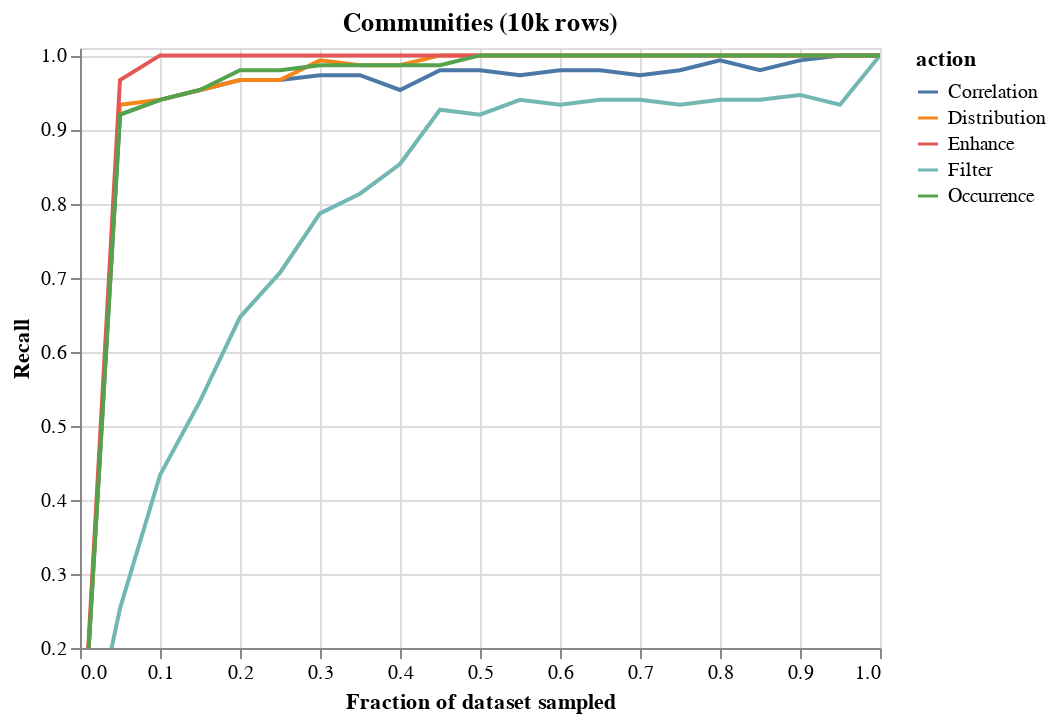

Notebook code cell kept with this figure:
### Code cell
import altair as alt
# df=pd.read_csv(f"result/sampling_error_communities.csv")
df = trial_df 
df = df.groupby(["nfrac","action"]).mean().reset_index()
alt.Chart(df,title="Communities (10k rows)").mark_line().encode(
    x = alt.X("nfrac",title="Fraction of dataset sampled"),#scale=alt.Scale(type="log")),
    y = alt.Y("Recall",scale=alt.Scale(domain=(0.20,1.01))),
    color = "action"
).interactive()

### Figure 1 — Vega-Lite specification as saved in the notebook (floating-point values rounded to 4 significant figures)
{"config": {"view": {"continuousWidth": 400, "continuousHeight": 300}}, "data": {"name": "data-c594cf6c00fb2260690ac0f356e80752"}, "mark": "line", "encoding": {"color": {"type": "nominal", "field": "action"}, "x": {"type": "quantitative", "field": "nfrac", "title": "Fraction of dataset sampled"}, "y": {"type": "quantitative", "field": "Recall", "scale": {"domain": [0.2, 1.01]}}}, "selection": {"selector032": {"type": "interval", "bind": "scales", "encodings": ["x", "y"]}}, "title": "Communities (10k rows)", "$schema": "https://vega.github.io/schema/vega-lite/v4.8.1.json", "datasets": {"data-c594cf6c00fb2260690ac0f356e80752": [{"nfrac": 0.0, "action": "Correlation", "Precision": 0.0, "Recall": 0.0, "FScore": 0.0}, {"nfrac": 0.0, "action": "Distribution", "Precision": 0.0, "Recall": 0.0, "FScore": 0.0}, {"nfrac": 0.0, "action": "Enhance", "Precision": 0.0, "Recall": 0.0, "FScore": 0.0}, {"nfrac": 0.0, "action": "Filter", "Precision": 0.0, "Recall": 0.0, "FScore": 0.0}, {"nfrac": 0.0, "action": "Occurrence", "Precision": 0.0, "Recall": 0.0, "FScore": 0.0}, {"nfrac": 0.05, "action": "Correlation", "Precision": 1.0, "Recall": 0.92, "FScore": 0.9579}, {"nfrac": 0.05, "action": "Distribution", "Precision": 1.0, "Recall": 0.9333, "FScore": 0.9643}, {"nfrac": 0.05, "action": "Enhance", "Precision": 1.0, "Recall": 0.9667, "FScore": 0.9828}, {"nfrac": 0.05, "action": "Filter", "Precision": 1.0, "Recall": 0.2533, "FScore": 0.3972}, {"nfrac": 0.05, "action": "Occurrence", "Precision": 1.0, "Recall": 0.92, "FScore": 0.9581}, {"nfrac": 0.1, "action": "Correlation", "Precision": 1.0, "Recall": 0.94, "FScore": 0.9687}, {"nfrac": 0.1, "action": "Distribution", "Precision": 1.0, "Recall": 0.94, "FScore": 0.9682}, {"nfrac": 0.1, "action": "Enhance", "Precision": 1.0, "Recall": 1.0, "FScore": 1.0}, {"nfrac": 0.1, "action": "Filter", "Precision": 1.0, "Recall": 0.4333, "FScore": 0.6027}, {"nfrac": 0.1, "action": "Occurrence", "Precision": 1.0, "Recall": 0.94, "FScore": 0.969}, {"nfrac": 0.15, "action": "Correlation", "Precision": 1.0, "Recall": 0.9533, "FScore": 0.9759}, {"nfrac": 0.15, "action": "Distribution", "Precision": 1.0, "Recall": 0.9533, "FScore": 0.9756}, {"nfrac": 0.15, "action": "Enhance", "Precision": 1.0, "Recall": 1.0, "FScore": 1.0}, {"nfrac": 0.15, "action": "Filter", "Precision": 1.0, "Recall": 0.5333, "FScore": 0.6924}, {"nfrac": 0.15, "action": "Occurrence", "Precision": 1.0, "Recall": 0.9533, "FScore": 0.9759}, {"nfrac": 0.2, "action": "Correlation", "Precision": 1.0, "Recall": 0.9667, "FScore": 0.9828}, {"nfrac": 0.2, "action": "Distribution", "Precision": 1.0, "Recall": 0.9667, "FScore": 0.9825}, {"nfrac": 0.2, "action": "Enhance", "Precision": 1.0, "Recall": 1.0, "FScore": 1.0}, {"nfrac": 0.2, "action": "Filter", "Precision": 1.0, "Recall": 0.6467, "FScore": 0.7822}, {"nfrac": 0.2, "action": "Occurrence", "Precision": 1.0, "Recall": 0.98, "FScore": 0.9897}, {"nfrac": 0.25, "action": "Correlation", "Precision": 1.0, "Recall": 0.9667, "FScore": 0.9828}, {"nfrac": 0.25, "action": "Distribution", "Precision": 1.0, "Recall": 0.9667, "FScore": 0.9825}, {"nfrac": 0.25, "action": "Enhance", "Precision": 1.0, "Recall": 1.0, "FScore": 1.0}, {"nfrac": 0.25, "action": "Filter", "Precision": 1.0, "Recall": 0.7067, "FScore": 0.8201}, {"nfrac": 0.25, "action": "Occurrence", "Precision": 1.0, "Recall": 0.98, "FScore": 0.9897}, {"nfrac": 0.3, "action": "Correlation", "Precision": 1.0, "Recall": 0.9733, "FScore": 0.9862}, {"nfrac": 0.3, "action": "Distribution", "Precision": 1.0, "Recall": 0.9933, "FScore": 0.9966}, {"nfrac": 0.3, "action": "Enhance", "Precision": 1.0, "Recall": 1.0, "FScore": 1.0}, {"nfrac": 0.3, "action": "Filter", "Precision": 1.0, "Recall": 0.7867, "FScore": 0.8747}, {"nfrac": 0.3, "action": "Occurrence", "Precision": 1.0, "Recall": 0.9867, "FScore": 0.9931}, {"nfrac": 0.35, "action": "Correlation", "Precision": 1.0, "Recall": 0.9733, "FScore": 0.9862}, {"nfrac": 0.35, "action": "Distribution", "Precision": 1.0, "Recall": 0.9867, "FScore": 0.9931}, {"nfrac": 0.35, "action": "Enhance", "Precision": 1.0, "Recall": 1.0, "FScore": 1.0}, {"nfrac": 0.35, "action": "Filter", "Precision": 1.0, "Recall": 0.8133, "FScore": 0.89}, {"nfrac": 0.35, "action": "Occurrence", "Precision": 1.0, "Recall": 0.9867, "FScore": 0.9931}, {"nfrac": 0.4, "action": "Correlation", "Precision": 1.0, "Recall": 0.9533, "FScore": 0.9759}, {"nfrac": 0.4, "action": "Distribution", "Precision": 1.0, "Recall": 0.9867, "FScore": 0.9931}, {"nfrac": 0.4, "action": "Enhance", "Precision": 1.0, "Recall": 1.0, "FScore": 1.0}, {"nfrac": 0.4, "action": "Filter", "Precision": 1.0, "Recall": 0.8533, "FScore": 0.9152}, {"nfrac": 0.4, "action": "Occurrence", "Precision": 1.0, "Recall": 0.9867, "FScore": 0.9931}, {"nfrac": 0.45, "action": "Correlation", "Precision": 1.0, "Recall": 0.98, "FScore": 0.9897}, {"nfrac": 0.45, "action": "Distribution", "Precision": 1.0, "Recall": 1.0, "FScore": 1.0}, {"nfrac": 0.45, "action": "Enhance", "Precision": 1.0, "Recall": 1.0, "FScore": 1.0}, {"nfrac": 0.45, "action": "Filter", "Precision": 1.0, "Recall": 0.9267, "FScore": 0.9611}, {"nfrac": 0.45, "action": "Occurrence", "Precision": 1.0, "Recall": 0.9867, "FScore": 0.9931}, {"nfrac": 0.5, "action": "Correlation", "Precision": 1.0, "Recall": 0.98, "FScore": 0.9897}, {"nfrac": 0.5, "action": "Distribution", "Precision": 1.0, "Recall": 1.0, "FScore": 1.0}, {"nfrac": 0.5, "action": "Enhance", "Precision": 1.0, "Recall": 1.0, "FScore": 1.0}, {"nfrac": 0.5, "action": "Filter", "Precision": 1.0, "Recall": 0.92, "FScore": 0.9576}, {"nfrac": 0.5, "action": "Occurrence", "Precision": 1.0, "Recall": 1.0, "FScore": 1.0}, {"nfrac": 0.55, "action": "Correlation", "Precision": 1.0, "Recall": 0.9733, "FScore": 0.9862}, {"nfrac": 0.55, "action": "Distribution", "Precision": 1.0, "Recall": 1.0, "FScore": 1.0}, {"nfrac": 0.55, "action": "Enhance", "Precision": 1.0, "Recall": 1.0, "FScore": 1.0}, {"nfrac": 0.55, "action": "Filter", "Precision": 1.0, "Recall": 0.94, "FScore": 0.9685}, {"nfrac": 0.55, "action": "Occurrence", "Precision": 1.0, "Recall": 1.0, "FScore": 1.0}, {"nfrac": 0.6, "action": "Correlation", "Precision": 1.0, "Recall": 0.98, "FScore": 0.9897}, {"nfrac": 0.6, "action": "Distribution", "Precision": 1.0, "Recall": 1.0, "FScore": 1.0}, {"nfrac": 0.6, "action": "Enhance", "Precision": 1.0, "Recall": 1.0, "FScore": 1.0}, {"nfrac": 0.6, "action": "Filter", "Precision": 1.0, "Recall": 0.9333, "FScore": 0.9653}, {"nfrac": 0.6, "action": "Occurrence", "Precision": 1.0, "Recall": 1.0, "FScore": 1.0}, {"nfrac": 0.65, "action": "Correlation", "Precision": 1.0, "Recall": 0.98, "FScore": 0.9897}, {"nfrac": 0.65, "action": "Distribution", "Precision": 1.0, "Recall": 1.0, "FScore": 1.0}, {"nfrac": 0.65, "action": "Enhance", "Precision": 1.0, "Recall": 1.0, "FScore": 1.0}, {"nfrac": 0.65, "action": "Filter", "Precision": 1.0, "Recall": 0.94, "FScore": 0.969}, {"nfrac": 0.65, "action": "Occurrence", "Precision": 1.0, "Recall": 1.0, "FScore": 1.0}, {"nfrac": 0.7, "action": "Correlation", "Precision": 1.0, "Recall": 0.9733, "FScore": 0.9862}, {"nfrac": 0.7, "action": "Distribution", "Precision": 1.0, "Recall": 1.0, "FScore": 1.0}, {"nfrac": 0.7, "action": "Enhance", "Precision": 1.0, "Recall": 1.0, "FScore": 1.0}, {"nfrac": 0.7, "action": "Filter", "Precision": 1.0, "Recall": 0.94, "FScore": 0.969}, {"nfrac": 0.7, "action": "Occurrence", "Precision": 1.0, "Recall": 1.0, "FScore": 1.0}, {"nfrac": 0.75, "action": "Correlation", "Precision": 1.0, "Recall": 0.98, "FScore": 0.9897}, {"nfrac": 0.75, "action": "Distribution", "Precision": 1.0, "Recall": 1.0, "FScore": 1.0}, {"nfrac": 0.75, "action": "Enhance", "Precision": 1.0, "Recall": 1.0, "FScore": 1.0}, {"nfrac": 0.75, "action": "Filter", "Precision": 1.0, "Recall": 0.9333, "FScore": 0.9655}, {"nfrac": 0.75, "action": "Occurrence", "Precision": 1.0, "Recall": 1.0, "FScore": 1.0}, {"nfrac": 0.8, "action": "Correlation", "Precision": 1.0, "Recall": 0.9933, "FScore": 0.9966}, {"nfrac": 0.8, "action": "Distribution", "Precision": 1.0, "Recall": 1.0, "FScore": 1.0}, {"nfrac": 0.8, "action": "Enhance", "Precision": 1.0, "Recall": 1.0, "FScore": 1.0}, {"nfrac": 0.8, "action": "Filter", "Precision": 1.0, "Recall": 0.94, "FScore": 0.9685}, {"nfrac": 0.8, "action": "Occurrence", "Precision": 1.0, "Recall": 1.0, "FScore": 1.0}, {"nfrac": 0.85, "action": "Correlation", "Precision": 1.0, "Recall": 0.98, "FScore": 0.9897}, {"nfrac": 0.85, "action": "Distribution", "Precision": 1.0, "Recall": 1.0, "FScore": 1.0}, {"nfrac": 0.85, "action": "Enhance", "Precision": 1.0, "Recall": 1.0, "FScore": 1.0}, {"nfrac": 0.85, "action": "Filter", "Precision": 1.0, "Recall": 0.94, "FScore": 0.969}, {"nfrac": 0.85, "action": "Occurrence", "Precision": 1.0, "Recall": 1.0, "FScore": 1.0}, {"nfrac": 0.9, "action": "Correlation", "Precision": 1.0, "Recall": 0.9933, "FScore": 0.9966}, {"nfrac": 0.9, "action": "Distribution", "Precision": 1.0, "Recall": 1.0, "FScore": 1.0}, {"nfrac": 0.9, "action": "Enhance", "Precision": 1.0, "Recall": 1.0, "FScore": 1.0}, {"nfrac": 0.9, "action": "Filter", "Precision": 1.0, "Recall": 0.9467, "FScore": 0.9724}, {"nfrac": 0.9, "action": "Occurrence", "Precision": 1.0, "Recall": 1.0, "FScore": 1.0}, {"nfrac": 0.95, "action": "Correlation", "Precision": 1.0, "Recall": 1.0, "FScore": 1.0}, {"nfrac": 0.95, "action": "Distribution", "Precision": 1.0, "Recall": 1.0, "FScore": 1.0}, {"nfrac": 0.95, "action": "Enhance", "Precision": 1.0, "Recall": 1.0, "FScore": 1.0}, {"nfrac": 0.95, "action": "Filter", "Precision": 1.0, "Recall": 0.9333, "FScore": 0.9653}, {"nfrac": 0.95, "action": "Occurrence", "Precision": 1.0, "Recall": 1.0, "FScore": 1.0}, {"nfrac": 1.0, "action": "Correlation", "Precision": 1.0, "Recall": 1.0, "FScore": 1.0}, {"nfrac": 1.0, "action": "Distribution", "Precision": 1.0, "Recall": 1.0, "FScore": 1.0}, {"nfrac": 1.0, "action": "Enhance", "Precision": 1.0, "Recall": 1.0, "FScore": 1.0}, {"nfrac": 1.0, "action": "Filter", "Precision": 1.0, "Recall": 1.0, "FScore": 1.0}, {"nfrac": 1.0, "action": "Occurrence", "Precision": 1.0, "Recall": 1.0, "FScore": 1.0}]}}
